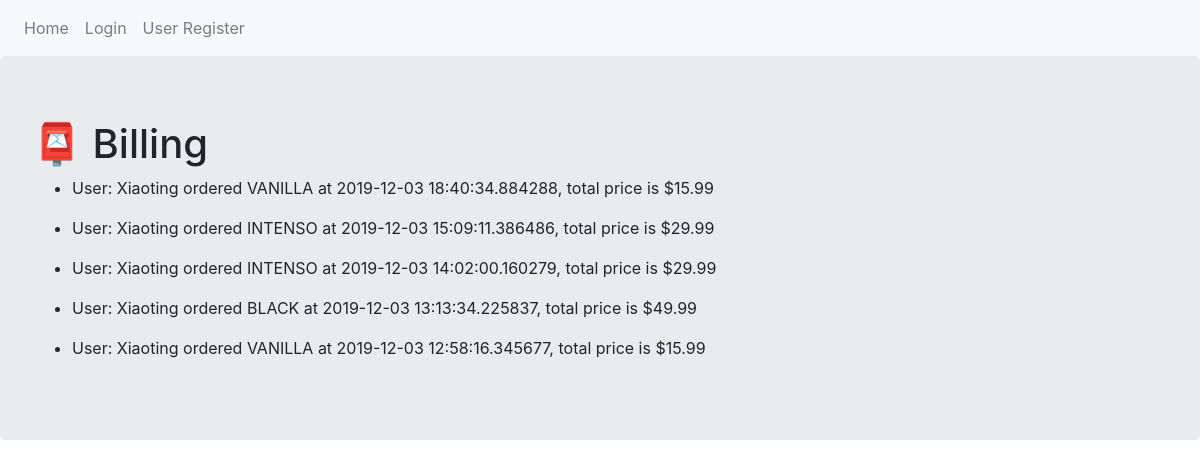
The page /products/billing on the database its author committed.
### myproject/models.py (models this page shows, shortened)
class Order(db.Model):
    __tablename__ = 'orders'
    id = db.Column(db.Integer, primary_key=True)
    order_time = db.Column(db.DateTime)
    user_id = db.Column(db.Integer, db.ForeignKey("users.id"))
    product_id = db.Column(db.Integer, db.ForeignKey("products.id"))
    quantity = db.Column(db.Integer)
    order_price = db.Column(db.Float)
    def __repr__(self):
        product = Product.query.get(self.product_id)
        user = User.query.get(self.user_id)
        return "User: {} ordered {} at {}, total price is ${}".format(user.username, product.product_name, self.order_time, self.order_price)

class User(db.Model, UserMixin):
    __tablename__ = 'users'
    id = db.Column(db.Integer, primary_key = True)
    email = db.Column(db.String(64), unique=True, index=True)
    username = db.Column(db.String(64), unique=True, index=True)
    address = db.Column(db.String(512), index=True)
    password_hash = db.Column(db.String(128))

class Product(db.Model):
    __tablename__ = 'products'
    id = db.Column(db.Integer, primary_key=True)
    product_name = db.Column(db.String(128))
    capsule_quantity = db.Column(db.Integer)
    price = db.Column(db.Float)

### myproject/products/views.py (the view)
@login_required
@products_blueprint.route('/billing')
def billing():
    orders = Order.query.order_by(Order.order_time.desc()).all()
    return render_template('billing.html', orders=orders)

### myproject/products/templates/products/billing.html
{% extends "base.html" %}
{% block content %}
<div class="jumbotron">
  <h1>&#128238; Billing</h1>
  <ul>
    {% for order in orders  %}
    <li>
      <p> {{order}} </p>
    </li>
    {% endfor %}
  </ul>
</div>
{% endblock %}

### rows shown on the page
Order: product+user+order_time "User: Xiaoting ordered VANILLA at 2019-12-03 18:40:34.884288, total price is $15.99"
Order: product+user+order_time "User: Xiaoting ordered INTENSO at 2019-12-03 15:09:11.386486, total price is $29.99"
Order: product+user+order_time "User: Xiaoting ordered INTENSO at 2019-12-03 14:02:00.160279, total price is $29.99"
Order: product+user+order_time "User: Xiaoting ordered BLACK at 2019-12-03 13:13:34.225837, total price is $49.99"
Order: product+user+order_time "User: Xiaoting ordered VANILLA at 2019-12-03 12:58:16.345677, total price is $15.99"
